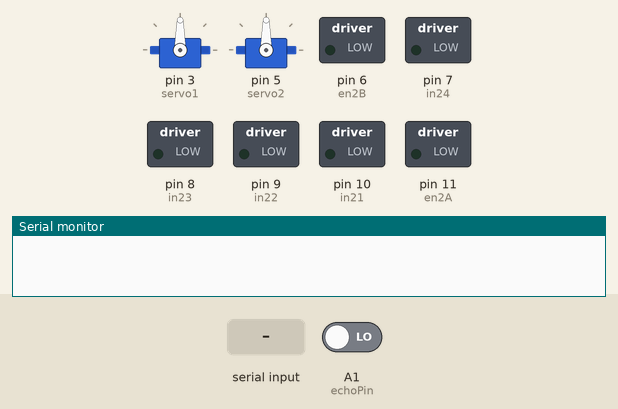
A sketch run on a simulated Arduino Uno, built with avr-gcc and run on an emulated ATmega328P. On the bench: 2 × servo, switched loads named in the sketch (green lamp = pin HIGH), the last lines printed to the serial monitor. Inputs (shaded band) come from the test bench; at power-on: A1 (echoPin) LOW.

Above: at 1.2 s.
1.3 s: "0" received over the second serial link
At 2.5 s:
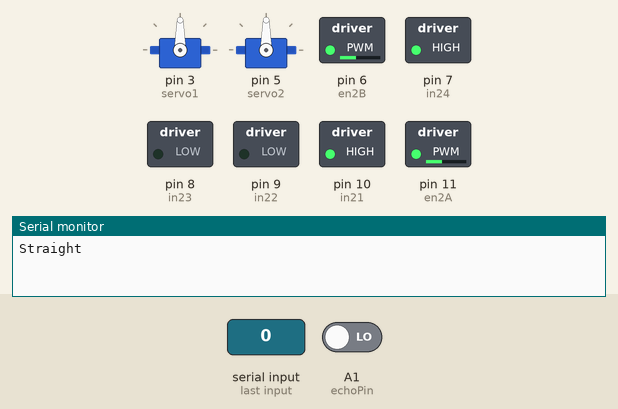
2.8 s: "1" received over the second serial link
At 3.7 s:
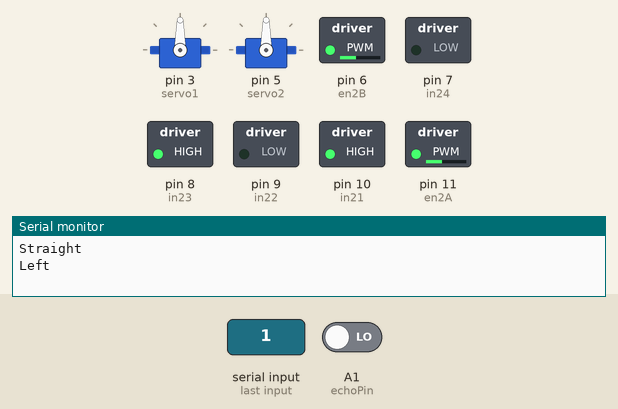
4.3 s: "2" received over the second serial link
At 4.9 s:
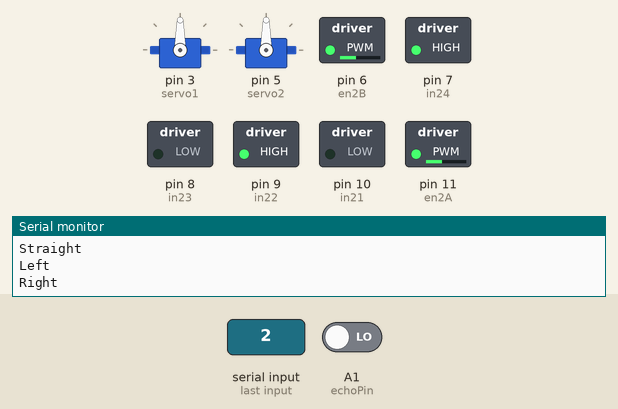
5.8 s: "3" received over the second serial link
At 7.0 s:
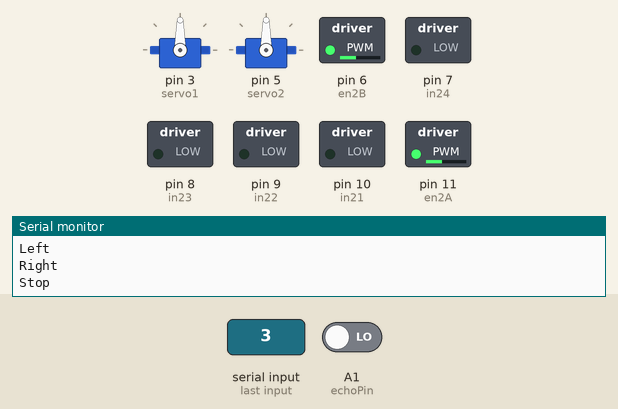
7.3 s: "6" received over the second serial link
At 8.4 s:
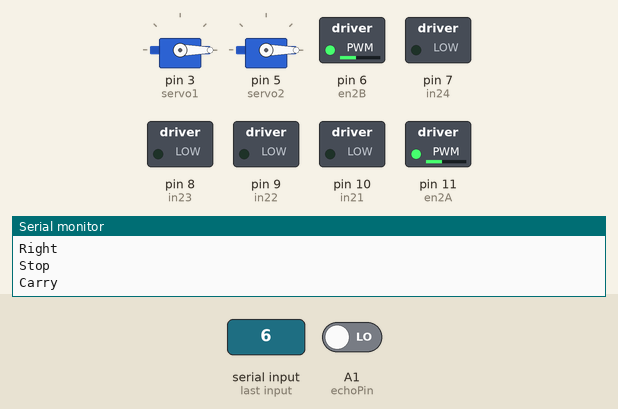
8.8 s: "5" received over the second serial link
At 10.3 s:
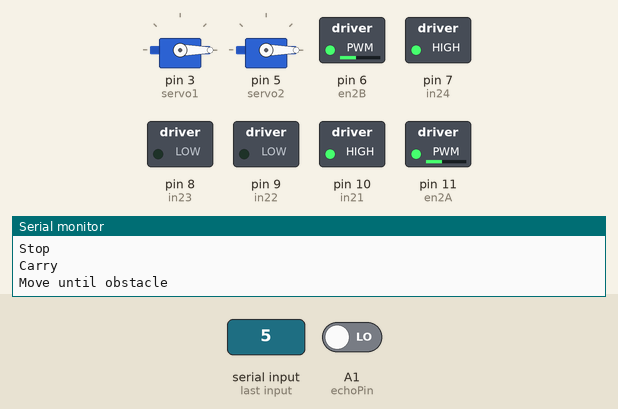
Timing chart, 0 to 11.8 s (numbered marks = the images above; inputs shaded):
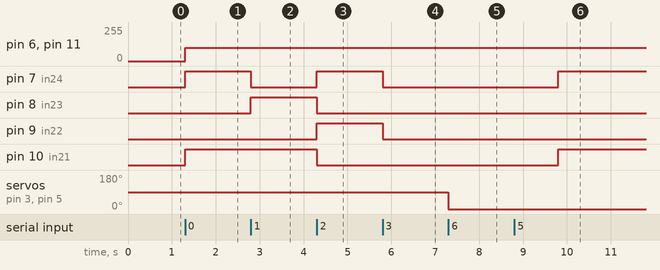

The sketch:

motor_code_controlled.ino
```cpp
#include <SoftwareSerial.h>
#include <AFMotor.h>
SoftwareSerial mySerial(10, 11); // RX, TX

#include <Servo.h>


Servo servo1;

Servo servo2;


// motor A
/*
#define in11 4
#define in12 3
#define in13 2
#define in14 1
#define en1A 5
#define en1B 0
*/
// motor B
#define in21 10
#define in22 9
#define in23 8
#define in24 7
#define en2A 11
#define en2B 6
#define trigPin A0
#define echoPin A1
#define in12 12

int M1_Speed = 80; // speed of motor 1
int M2_Speed = 80; // speed of motor 2
int LeftRotationSpeed = 100;  // Left Rotation Speed
int RightRotationSpeed = 100; // Right Rotation Speed
int left_or_right = 0;  // left 0 by default, right 1


void setup() {
  Serial.begin(9600);

  /*
    pinMode(in11,OUTPUT);
    pinMode(in12,OUTPUT);
    pinMode(in13,OUTPUT);
    pinMode(in14,OUTPUT);

    pinMode(en1A,OUTPUT); // Wheel speed control
    pinMode(en1B,OUTPUT); // Wheel speed control
  */

  pinMode(in21,OUTPUT);
  pinMode(in22,OUTPUT);
  pinMode(in23,OUTPUT);
  pinMode(in24,OUTPUT);
  servo1.attach(3);

  servo2.attach(5);
  pinMode(en2A,OUTPUT); // Wheel speed control
  pinMode(en2B,OUTPUT); // Wheel speed control
  mySerial.begin(9600);

}

/*Needs to be changed according to condition of current arduino*/
int checkDistance(){ //detect for obstacle and wall
  digitalWrite(trigPin, LOW); //matching the pin to low, 0V
  delayMicroseconds(2); //time
  digitalWrite(trigPin, HIGH);
  delayMicroseconds(10);
  digitalWrite(trigPin, LOW);
  float duration = pulseIn(echoPin, HIGH);
  int distance = duration * 0.034 / 2;
  return distance;
}

void loop() {
  //mySerial.println("Hello world");
  if (mySerial.available()) { // if data is available to read
    char receivedChar = mySerial.read(); // read it
    //Serial.write(receivedChar);


    if (receivedChar == '0') {
      Serial.println("Straight");
      forward();
    }
    else if (receivedChar == '1') {
      Serial.println("Left");
      left();
    }
    else if (receivedChar == '2')
    {
      Serial.println("Right");
      right();
    }
    else if (receivedChar == '3') {
      Serial.println("Stop");
      stop();
    }
    else if (receivedChar == '5') {
      Serial.println("Move until obstacle");
      moveUntilObstacle();
      // simpler case for now, assuming no obstacles until camera module works
      if (left_or_right == 0) {
        left_or_right = 1;
        left();
        forward();
      }
      else {
        left_or_right = 0;
        right();
        forward();
      }
    }
    else if (receivedChar == '6') {
      Serial.println("Carry");
      carry();
    }
    else if (receivedChar == '7') {
      Serial.println("Lift");
      lift();
    }
    else if (receivedChar == '8') {
      Serial.println("Carry");
      carry();
    }
    else if (receivedChar == '9') {
      Serial.println("Move until obstacle");
      moveUntilObstacle();
    }
    else {
      Serial.println("Moving 3s");
      forward(3000);
    }
  }

}


void forward()
{
  /*
    digitalWrite(in11, HIGH);
    digitalWrite(in12, LOW);
    digitalWrite(in13, LOW);
    digitalWrite(in14, HIGH);

    analogWrite(en1A, LeftRotationSpeed);
    analogWrite(en1B, RightRotationSpeed);
  */

  digitalWrite(in21, HIGH);
  digitalWrite(in22, LOW);
  digitalWrite(in23, LOW);
  digitalWrite(in24, HIGH);

  analogWrite(en2A, LeftRotationSpeed);
  analogWrite(en2B, RightRotationSpeed);
}

void forward(float time){
  /*
    Moves the robot forward for a certain amount of time.
  */
  float startTime = millis();
  while(millis() - startTime < time){
    forward();
  }
}

void moveUntilObstacle(){
  /*
    Keep moving till you encounter either a boundary or obstacle. Stop if you encounter it.
  */
  while(checkDistance() > 5){
    forward();
  }
  stop();
}

void left()
{
  /*
  digitalWrite(in11, LOW);
  digitalWrite(in12, HIGH);
  digitalWrite(in13, HIGH);
  digitalWrite(in14, LOW);

  analogWrite(en1A, LeftRotationSpeed);
  analogWrite(en1B, RightRotationSpeed);
  */

  digitalWrite(in21, HIGH);
  digitalWrite(in22, LOW);
  digitalWrite(in23, HIGH);
  digitalWrite(in24, LOW);

  analogWrite(en2A, LeftRotationSpeed);
  analogWrite(en2B, RightRotationSpeed);
}

void right()
{
  /*
  digitalWrite(in11, HIGH);
  digitalWrite(in12, LOW);
  digitalWrite(in13, LOW);
  digitalWrite(in14, HIGH);

  analogWrite(en1A, LeftRotationSpeed);
  analogWrite(en1B, RightRotationSpeed);
  */

  digitalWrite(in21, LOW);
  digitalWrite(in22, HIGH);
  digitalWrite(in23, LOW);
  digitalWrite(in24, HIGH);

  analogWrite(en2A, LeftRotationSpeed);
  analogWrite(en2B, RightRotationSpeed);
}


void stop()
{
/*
  digitalWrite(in11, LOW);
  digitalWrite(in12, LOW);
  digitalWrite(in13, LOW);
  digitalWrite(in14, LOW);
*/
  digitalWrite(in21, LOW);
  digitalWrite(in22, LOW);
  digitalWrite(in23, LOW);
  digitalWrite(in24, LOW);
}


void carry(void){
  servo1.write(0);
  servo2.write(0);
}

void lift (void){
  servo1.write(30);
  servo2.write (90);
}
```

Measured:
- after the input at 1.3 s, pin 6 (en2B), pin 11 (en2A): 0/255 → 100/255 at once; pin 7 (in24), pin 10 (in21): LOW → HIGH at once
- after the input at 2.8 s, pin 7 (in24): HIGH → LOW at once; pin 8 (in23): LOW → HIGH at once
- after the input at 4.3 s, pin 7 (in24), pin 9 (in22): LOW → HIGH at once; pin 8 (in23), pin 10 (in21): HIGH → LOW at once
- after the input at 5.8 s, pin 7 (in24), pin 9 (in22): HIGH → LOW at once
- after the input at 7.3 s, servo on pin 3 (servo1), servo on pin 5 (servo2): 90° → 0° at once
- after the input at 8.8 s, pin 7 (in24), pin 10 (in21): LOW → HIGH after 1.0 s
